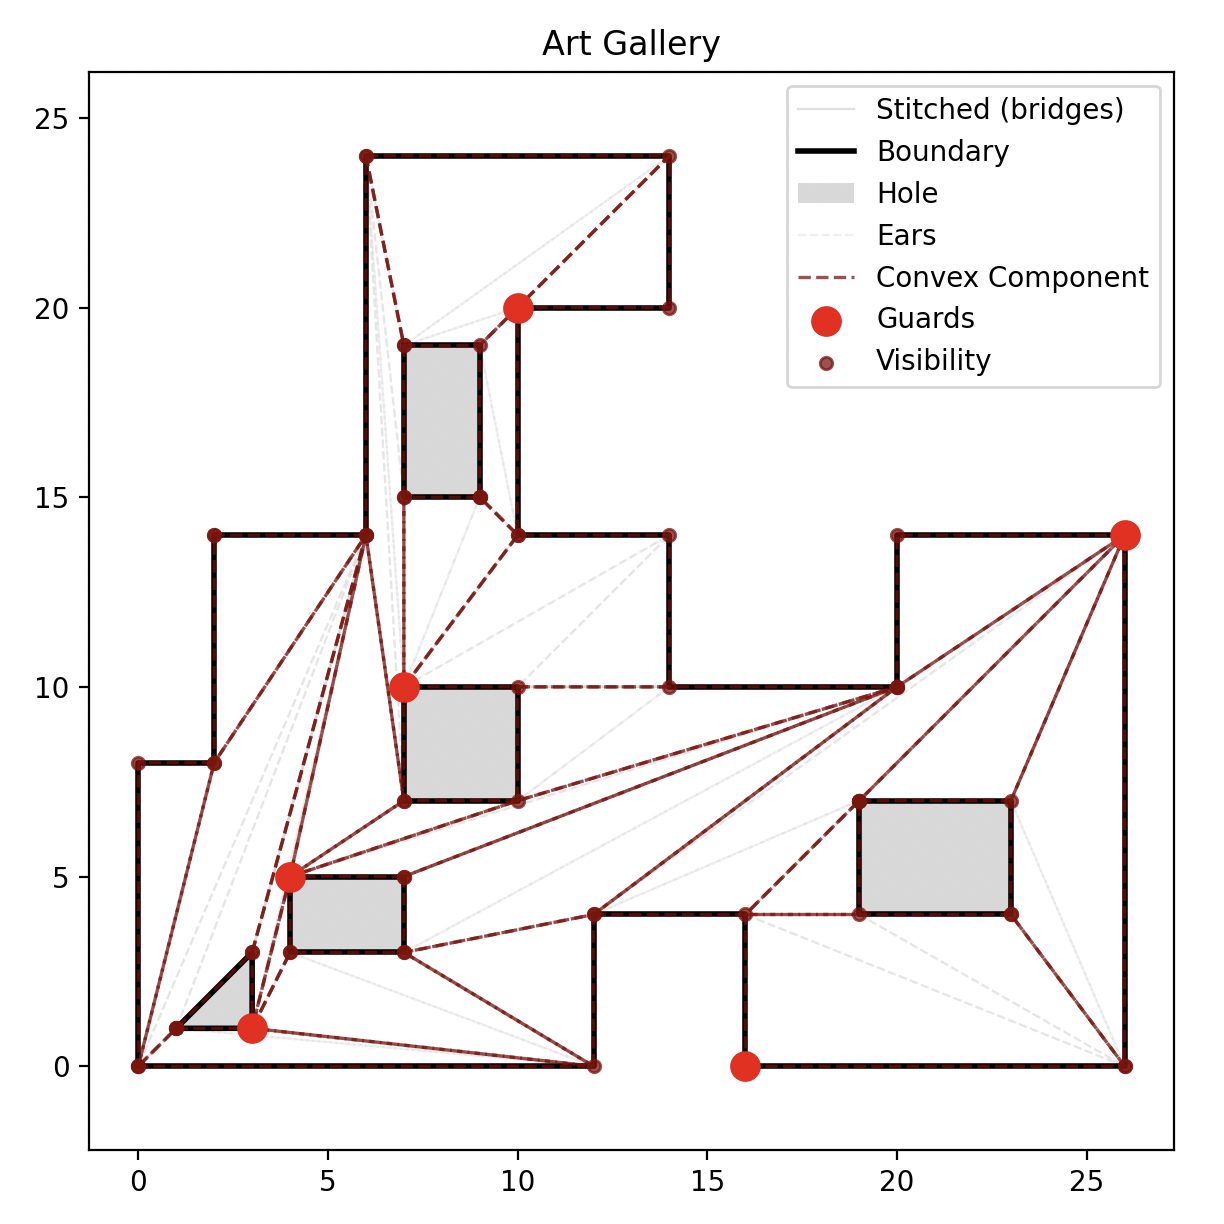

Reproduce this figure in Python.
from __future__ import annotations

from art import ArtGallery
from designer import Designer

if __name__ == "__main__":
    gallery = ArtGallery(
        {
            "polygon": [
                ["0.0", "0.0"],
                ["12.0", "0.0"],
                ["12.0", "4.0"],
                ["16.0", "4.0"],
                ["16.0", "0.0"],
                ["26.0", "0.0"],
                ["26.0", "14.0"],
                ["20.0", "14.0"],
                ["20.0", "10.0"],
                ["14.0", "10.0"],
                ["14.0", "14.0"],
                ["10.0", "14.0"],
                ["10.0", "20.0"],
                ["14.0", "20.0"],
                ["14.0", "24.0"],
                ["6.0", "24.0"],
                ["6.0", "14.0"],
                ["2.0", "14.0"],
                ["2.0", "8.0"],
                ["0.0", "8.0"],
            ],
            "holes": [
                [
                    ["4.0", "5.0"],
                    ["7.0", "5.0"],
                    ["7.0", "3.0"],
                    ["4.0", "3.0"],
                ],
                [
                    ["19.0", "7.0"],
                    ["23.0", "7.0"],
                    ["23.0", "4.0"],
                    ["19.0", "4.0"],
                ],
                [
                    ["7.0", "19.0"],
                    ["9.0", "19.0"],
                    ["9.0", "15.0"],
                    ["7.0", "15.0"],
                ],
                [
                    ["1.0", "1.0"],
                    ["3.0", "3.0"],
                    ["3.0", "1.0"],
                ],
                [
                    ["7.0", "7.0"],
                    ["7.0", "10.0"],
                    ["10.0", "10.0"],
                    ["10.0", "7.0"],
                ],
            ],
        }
    )
    print(gallery)

    Designer(drawable=gallery).plot()
